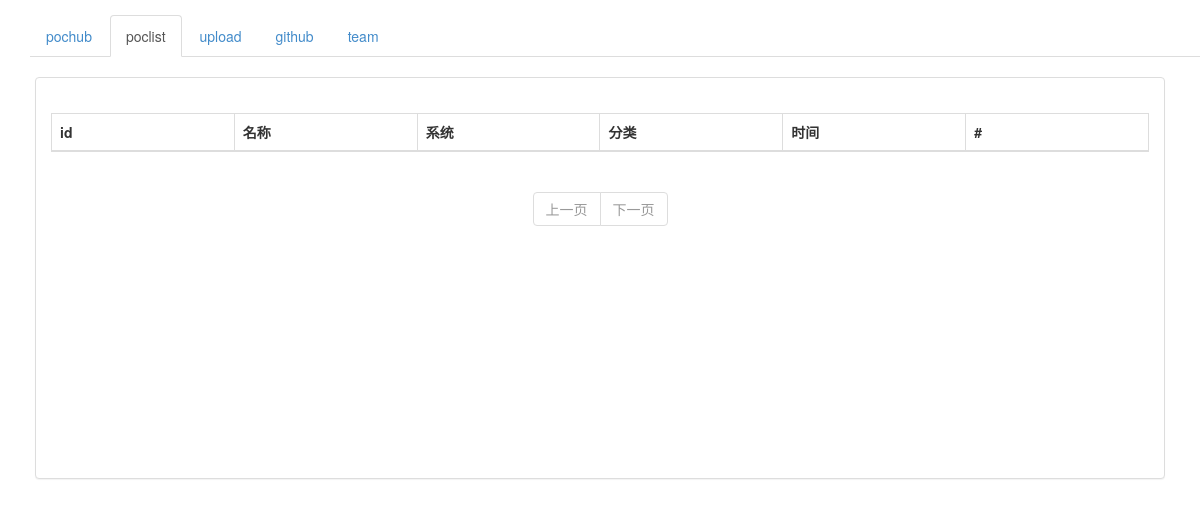
Page /poclist on the earlier database version.
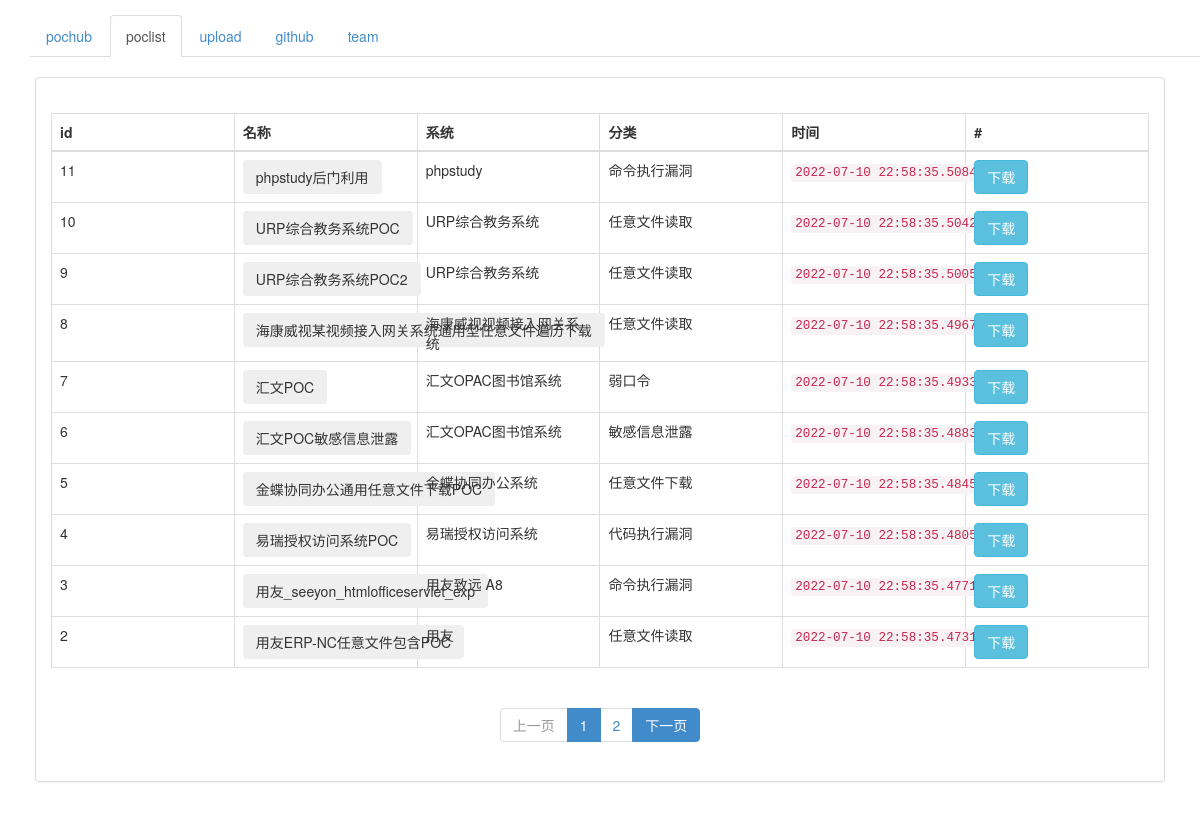
Same page on the later database version.
### models.py (models this page shows)
class Pocs(db.Model):
    __tablename__ = 'pocs'
    id = db.Column(db.Integer, primary_key=True, autoincrement=True)
    name=db.Column(db.String(256), nullable=False)
    filename=db.Column(db.Text, nullable=False)
    system=db.Column(db.String(256), nullable=False,default="其他")
    category=db.Column(db.String(256), nullable=False,default="其他")
    detail=db.Column(db.Text, nullable=False)
    date = db.Column(db.DateTime, default=datetime.now)

### index.py (the view)
@app.route('/poclist',methods=['GET'])
@app.route('/poclist/<int:page>',methods=['GET'])
def poclist(page=1,msg=None):
    paginate = Pocs.query.order_by(Pocs.id.desc()).paginate(page=page, per_page=10, error_out=False)
    pocs = paginate.items
    return render_template('poclist.html', pagination=paginate, pocs=pocs,poclist_active=True)

### templates/poclist.html (shortened to what this page needs)
{% extends 'base.html' %}
{% block css %}
<link rel="stylesheet" href="{{url_for('static',filename='css/dataTables.bootstrap.css')}}">
<link rel="stylesheet" href="{{url_for('static',filename='css/TableTools.css')}}">
<link rel="stylesheet" href="{{url_for('static',filename='css/jquery.fileupload.css')}}">
<link rel="stylesheet" href="{{url_for('static',filename='css/jquery.fileupload-ui.css')}}">
<link rel="stylesheet" href="{{url_for('static',filename='css/poclist.css')}}">
{% endblock %}
{% block content %}
<div class="row" style="margin:20px;">
			  <div class="col-md-12">
				  	<div class="panel panel-default">
					  <div class="panel-body" style="min-height:400px">
						  <br>
					  		<table cellpadding="0" cellspacing="0" border="0"
					  		class="table table-bordered" style="table-layout:fixed;word-break:break-all;">
									<thead>
									<tr>
										<th>id</th>
										<th>名称</th>
										<th>系统</th>
										<th>分类</th>
										<th>时间</th>
										<th>#</th>
									</tr>
								</thead>
								<tbody>
									{% for poc in pocs %}
									<tr >
										<td><input name="pocid" type="hidden" class="" value="{{poc.id}}">{{poc.id}}</td>
										<td><button class="btn" data-target="#showpoc" data-toggle="modal" data-id="{{poc.id}}">{{poc.name}}</button></td>
										<td>{{poc.system}}</td>
										<td>{{poc.category}}</td>
										<td><code>{{poc.date}}</code></td>
										<td><a href="{{url_for('download',id=poc.id)}}"><button class="btn btn-info" >下载</button></a></td>
									</tr>
								{% endfor %}
								</tbody>
								</table>
						  <div style="text-align:center">
								{% import 'pages.html' as pg %}
								{{ pg.my_paginate(pagination,'poclist') }}
							</div>
					  </div>
				  	</div>
			  </div>
            </div>
{% endblock %}

### templates/base.html (shortened to what this page needs)
<!DOCTYPE html>
<html lang="en">
<head>
    <link rel="stylesheet" href="../static/css/bootstrap.min.css">
</head>
<body>
    <header >
        <div style="padding-left:30px;padding-top:15px">
            <ul class="nav nav-tabs">
              <li role="presentation" {% if pochub_active %} class="active" {% endif %}><a href="{{url_for('index')}}">pochub</a></li>
              <li role="presentation" {% if poclist_active %} class="active" {% endif %}><a href="{{url_for('poclist')}}">poclist</a></li>
              <li role="presentation" {% if upload_active %} class="active" {% endif %}><a href="{{url_for('upload')}}">upload</a></li>
              <li role="presentation"><a href="https://github.com/Cl0udG0d/pochub">github</a></li>
              <li role="presentation"><a  data-toggle="modal" data-target="#myModal">team</a></li>
            </ul>
        </div>
    </header>
    <div style="width:100%">
        <div >
            {% block content %}{% endblock %}
        </div>
    </div>
</body>
{% block css %}{% endblock %}
</html>

### templates/pages.html
{% macro my_paginate(pagination,url) %}
<nav>
    <ul class="pagination">
        {%if pagination.has_prev%}
        <li class="page-item active"><a class="page-link" href="{{url_for(url,page=pagination.page-1)}}">上一页</a></li>
        {%else%}
        <li class="page-item disabled"><a class="page-link" href="#">上一页</a></li>
        {%endif%}
            {%for page in pagination.iter_pages(1,1,3,1)%}
            {%if page%}
                <li class="page-item {%if page==pagination.page%}active{%endif%}"><a class="page-link" href="{{url_for(url,page=page)}}">{{page}}</a></li>
            {%else%}
                <li class="page-item disabled"><a class="page-link" href="#">&hellip;</a></li>
            {%endif%}
        {%endfor%}
        {%if pagination.has_next%}
        <li class="page-item active"><a class="page-link" href="{{url_for(url,page=pagination.page+1)}}">下一页</a></li>
        {%else%}
        <li class="page-item disabled"><a class="page-link" href="#">下一页</a></li>
        {%endif%}
    </ul>
</nav>
{% endmacro %}

Differences in the rows shown:
added Pocs: id "11", name "phpstudy后门利用", system "phpstudy", category "命令执行漏洞", date "2022-07-10 22:58:35.508413"
added Pocs: id "10", name "URP综合教务系统POC", system "URP综合教务系统", category "任意文件读取", date "2022-07-10 22:58:35.504219"
added Pocs: id "9", name "URP综合教务系统POC2", system "URP综合教务系统", category "任意文件读取", date "2022-07-10 22:58:35.500508"
added Pocs: id "8", name "海康威视某视频接入网关系统通用型任意文件遍历下载", system "海康威视视频接入网关系统", category "任意文件读取", date "2022-07-10 22:58:35.496745"
added Pocs: id "7", name "汇文POC", system "汇文OPAC图书馆系统", category "弱口令", date "2022-07-10 22:58:35.493347"
added Pocs: id "6", name "汇文POC敏感信息泄露", system "汇文OPAC图书馆系统", category "敏感信息泄露", date "2022-07-10 22:58:35.488346"
added Pocs: id "5", name "金蝶协同办公通用任意文件下载POC", system "金蝶协同办公系统", category "任意文件下载", date "2022-07-10 22:58:35.484554"
added Pocs: id "4", name "易瑞授权访问系统POC", system "易瑞授权访问系统", category "代码执行漏洞", date "2022-07-10 22:58:35.480553"
added Pocs: id "3", name "用友_seeyon_htmlofficeservlet_exp", system "用友致远 A8", category "命令执行漏洞", date "2022-07-10 22:58:35.477135"
added Pocs: id "2", name "用友ERP-NC任意文件包含POC", system "用友", category "任意文件读取", date "2022-07-10 22:58:35.473134"
Other differences:
new list line: "1"
new list line: "2"
